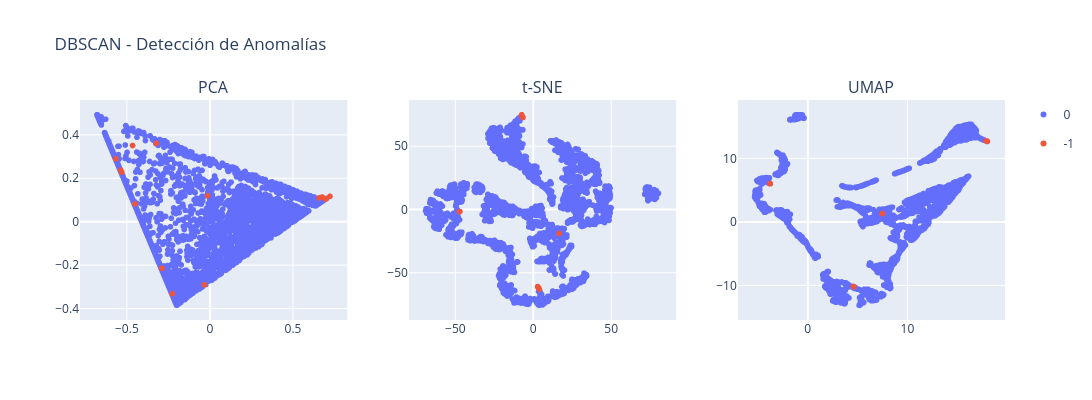

Write notebook code for a chart like this one.
### Code cell
# Utilice este código para graficar. dbscan_labels = clusters/outliers obtenidos por DBSCAN.
fig_dbscan = plot_dim_reductions(
    pca_proj,
    tsne_proj,
    umap_proj,
    name="DBSCAN - Detección de Anomalías",
    colors=dbscan_labels,
)
fig_dbscan.show()

### Figure 1 — Plotly figure (JSON) as saved in the notebook; plotly's stock layout.template omitted (floating-point values rounded to 4 significant figures; data arrays with more than 128 entries replaced by an {"elided": "..."} marker saying what was removed)
{"data": [{"hovertemplate": "color=0<br>x=%{x}<br>y=%{y}<extra></extra>", "legendgroup": "0", "marker": {"color": "#636efa", "symbol": "circle"}, "mode": "markers", "name": "0", "showlegend": true, "type": "scattergl", "x": {"elided": "4299 float values"}, "xaxis": "x", "y": {"elided": "4299 float values"}, "yaxis": "y"}, {"hovertemplate": "color=-1<br>x=%{x}<br>y=%{y}<extra></extra>", "legendgroup": "-1", "marker": {"color": "#EF553B", "symbol": "circle"}, "mode": "markers", "name": "-1", "showlegend": true, "type": "scattergl", "x": [-0.2263, 0.7, -0.5307, -0.2884, -0.3231, -0.4657, 0.6581, 0.7235, -0.5373, -0.5669, -0.01357, -0.03311, 0.6771, -0.451, 0.6983], "xaxis": "x", "y": [-0.3314, 0.1049, 0.2276, -0.2147, 0.3609, 0.3509, 0.1096, 0.1165, 0.2376, 0.2896, 0.1194, -0.2905, 0.1135, 0.08177, 0.1036], "yaxis": "y"}, {"hovertemplate": "color=0<br>x=%{x}<br>y=%{y}<extra></extra>", "legendgroup": "0", "marker": {"color": "#636efa", "symbol": "circle"}, "mode": "markers", "name": "0", "showlegend": false, "type": "scattergl", "x": {"elided": "4299 float values"}, "xaxis": "x2", "y": {"elided": "4299 float values"}, "yaxis": "y2"}, {"hovertemplate": "color=-1<br>x=%{x}<br>y=%{y}<extra></extra>", "legendgroup": "-1", "marker": {"color": "#EF553B", "symbol": "circle"}, "mode": "markers", "name": "-1", "showlegend": false, "type": "scattergl", "x": [-47.06, -7.159, 3.363, 3.131, 3.856, 4.039, -6.35, -7.097, 3.792, 4.113, 16.86, -46.81, -7.139, 3.288, -6.303], "xaxis": "x2", "y": [-1.696, 74.49, -61.39, -60.92, -62.17, -62.66, 72.71, 74.84, -62.18, -62.93, -18.94, -1.649, 74.61, -61.24, 72.72], "yaxis": "y2"}, {"hovertemplate": "color=0<br>x=%{x}<br>y=%{y}<extra></extra>", "legendgroup": "0", "marker": {"color": "#636efa", "symbol": "circle"}, "mode": "markers", "name": "0", "showlegend": false, "type": "scattergl", "x": {"elided": "4299 float values"}, "xaxis": "x3", "y": {"elided": "4299 float values"}, "yaxis": "y3"}, {"hovertemplate": "color=-1<br>x=%{x}<br>y=%{y}<extra></extra>", "legendgroup": "-1", "marker": {"color": "#EF553B", "symbol": "circle"}, "mode": "markers", "name": "-1", "showlegend": false, "type": "scattergl", "x": [4.668, 18.05, -3.752, 4.621, -3.746, -3.744, 17.98, 18.05, -3.74, -3.753, 7.528, 4.64, 18.04, -3.747, 17.95], "xaxis": "x3", "y": [-10.21, 12.68, 6.009, -10.17, 6.003, 6.008, 12.73, 12.69, 6.005, 6.024, 1.31, -10.19, 12.69, 5.999, 12.75], "yaxis": "y3"}], "layout": {"annotations": [{"font": {"size": 16}, "showarrow": false, "text": "PCA", "x": 0.1444, "xanchor": "center", "xref": "paper", "y": 1, "yanchor": "bottom", "yref": "paper"}, {"font": {"size": 16}, "showarrow": false, "text": "t-SNE", "x": 0.5, "xanchor": "center", "xref": "paper", "y": 1, "yanchor": "bottom", "yref": "paper"}, {"font": {"size": 16}, "showarrow": false, "text": "UMAP", "x": 0.8556, "xanchor": "center", "xref": "paper", "y": 1, "yanchor": "bottom", "yref": "paper"}], "height": 400, "title": {"text": "DBSCAN - Detección de Anomalías"}, "width": 1200, "xaxis": {"anchor": "y", "domain": [0, 0.2889]}, "xaxis2": {"anchor": "y2", "domain": [0.3556, 0.6444]}, "xaxis3": {"anchor": "y3", "domain": [0.7111, 1]}, "yaxis": {"anchor": "x", "domain": [0, 1]}, "yaxis2": {"anchor": "x2", "domain": [0, 1]}, "yaxis3": {"anchor": "x3", "domain": [0, 1]}}}
